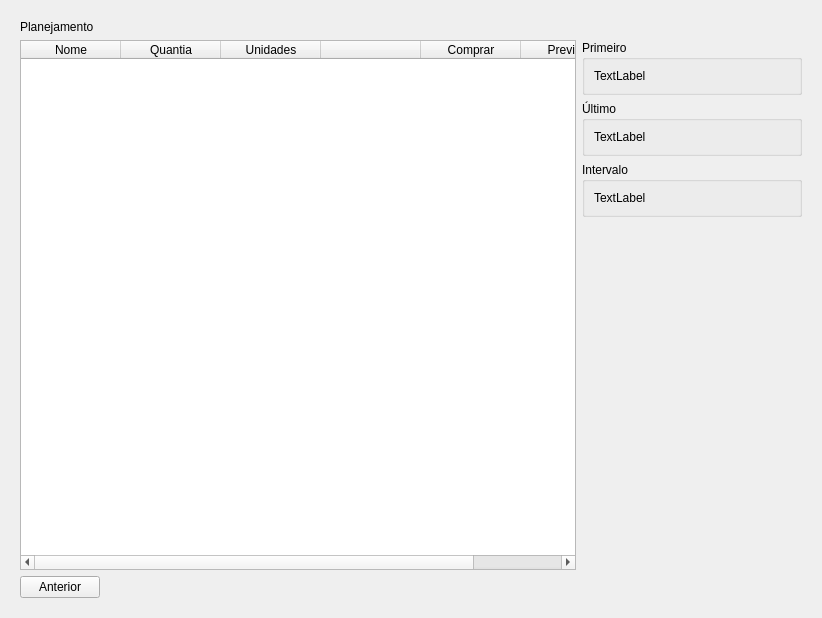
<?xml version="1.0" encoding="UTF-8"?>
<ui version="4.0">
 <class>Dialog</class>
 <widget class="QDialog" name="Dialog">
  <property name="geometry">
   <rect>
    <x>0</x>
    <y>0</y>
    <width>822</width>
    <height>618</height>
   </rect>
  </property>
  <property name="windowTitle">
   <string>Item</string>
  </property>
  <layout class="QVBoxLayout" name="verticalLayout">
   <item>
    <widget class="QStackedWidget" name="stackedWidget">
     <property name="currentIndex">
      <number>2</number>
     </property>
     <widget class="QWidget" name="selecionarPage">
      <layout class="QVBoxLayout" name="verticalLayout_2">
       <item>
        <widget class="QLabel" name="label">
         <property name="text">
          <string>Selecione os itens para comprar juntos</string>
         </property>
        </widget>
       </item>
       <item>
        <widget class="QTreeWidget" name="treeWidget">
         <attribute name="headerVisible">
          <bool>false</bool>
         </attribute>
         <column>
          <property name="text">
           <string notr="true">1</string>
          </property>
         </column>
        </widget>
       </item>
       <item>
        <layout class="QHBoxLayout" name="horizontalLayout">
         <item>
          <spacer name="horizontalSpacer">
           <property name="orientation">
            <enum>Qt::Horizontal</enum>
           </property>
           <property name="sizeHint" stdset="0">
            <size>
             <width>40</width>
             <height>20</height>
            </size>
           </property>
          </spacer>
         </item>
         <item>
          <widget class="QPushButton" name="botaoProximo1">
           <property name="text">
            <string>Próximo</string>
           </property>
          </widget>
         </item>
        </layout>
       </item>
      </layout>
     </widget>
     <widget class="QWidget" name="estoquePage">
      <layout class="QVBoxLayout" name="verticalLayout_3">
       <item>
        <widget class="QLabel" name="label_2">
         <property name="text">
          <string>Estoque</string>
         </property>
        </widget>
       </item>
       <item>
        <widget class="QTableWidget" name="tabelaEstoque">
         <column>
          <property name="text">
           <string>Nome</string>
          </property>
         </column>
         <column>
          <property name="text">
           <string>Quantia</string>
          </property>
         </column>
         <column>
          <property name="text">
           <string>Unidades</string>
          </property>
         </column>
         <column>
          <property name="text">
           <string/>
          </property>
         </column>
         <column>
          <property name="text">
           <string>Estoque</string>
          </property>
         </column>
        </widget>
       </item>
       <item>
        <layout class="QHBoxLayout" name="horizontalLayout_2">
         <item>
          <widget class="QPushButton" name="botaoAnterior1">
           <property name="text">
            <string>Anterior</string>
           </property>
          </widget>
         </item>
         <item>
          <spacer name="horizontalSpacer_2">
           <property name="orientation">
            <enum>Qt::Horizontal</enum>
           </property>
           <property name="sizeHint" stdset="0">
            <size>
             <width>40</width>
             <height>20</height>
            </size>
           </property>
          </spacer>
         </item>
         <item>
          <widget class="QPushButton" name="botaoProximo2">
           <property name="text">
            <string>Próximo</string>
           </property>
          </widget>
         </item>
        </layout>
       </item>
      </layout>
     </widget>
     <widget class="QWidget" name="planejamentoPage">
      <layout class="QVBoxLayout" name="verticalLayout_8">
       <item>
        <widget class="QLabel" name="label_3">
         <property name="text">
          <string>Planejamento</string>
         </property>
        </widget>
       </item>
       <item>
        <layout class="QHBoxLayout" name="horizontalLayout_4">
         <item>
          <widget class="QTableWidget" name="tabelaPlanejamento">
           <column>
            <property name="text">
             <string>Nome</string>
            </property>
           </column>
           <column>
            <property name="text">
             <string>Quantia</string>
            </property>
           </column>
           <column>
            <property name="text">
             <string>Unidades</string>
            </property>
           </column>
           <column>
            <property name="text">
             <string/>
            </property>
           </column>
           <column>
            <property name="text">
             <string>Comprar</string>
            </property>
           </column>
           <column>
            <property name="text">
             <string>Previsão</string>
            </property>
           </column>
          </widget>
         </item>
         <item>
          <layout class="QVBoxLayout" name="verticalLayout_7">
           <item>
            <widget class="QGroupBox" name="groupBox">
             <property name="minimumSize">
              <size>
               <width>220</width>
               <height>0</height>
              </size>
             </property>
             <property name="title">
              <string>Primeiro</string>
             </property>
             <layout class="QVBoxLayout" name="verticalLayout_5">
              <item>
               <widget class="QLabel" name="labelPrimeiro">
                <property name="text">
                 <string>TextLabel</string>
                </property>
               </widget>
              </item>
             </layout>
            </widget>
           </item>
           <item>
            <widget class="QGroupBox" name="groupBox_2">
             <property name="minimumSize">
              <size>
               <width>220</width>
               <height>0</height>
              </size>
             </property>
             <property name="title">
              <string>Último</string>
             </property>
             <layout class="QVBoxLayout" name="verticalLayout_4">
              <item>
               <widget class="QLabel" name="labelUltimo">
                <property name="text">
                 <string>TextLabel</string>
                </property>
               </widget>
              </item>
             </layout>
            </widget>
           </item>
           <item>
            <widget class="QGroupBox" name="groupBox_3">
             <property name="minimumSize">
              <size>
               <width>220</width>
               <height>0</height>
              </size>
             </property>
             <property name="title">
              <string>Intervalo</string>
             </property>
             <layout class="QVBoxLayout" name="verticalLayout_6">
              <item>
               <widget class="QLabel" name="labelIntervalo">
                <property name="text">
                 <string>TextLabel</string>
                </property>
               </widget>
              </item>
             </layout>
            </widget>
           </item>
           <item>
            <spacer name="verticalSpacer_2">
             <property name="orientation">
              <enum>Qt::Vertical</enum>
             </property>
             <property name="sizeHint" stdset="0">
              <size>
               <width>20</width>
               <height>40</height>
              </size>
             </property>
            </spacer>
           </item>
          </layout>
         </item>
        </layout>
       </item>
       <item>
        <layout class="QHBoxLayout" name="horizontalLayout_3">
         <item>
          <widget class="QPushButton" name="botaoAnterior2">
           <property name="text">
            <string>Anterior</string>
           </property>
          </widget>
         </item>
         <item>
          <spacer name="horizontalSpacer_3">
           <property name="orientation">
            <enum>Qt::Horizontal</enum>
           </property>
           <property name="sizeHint" stdset="0">
            <size>
             <width>40</width>
             <height>20</height>
            </size>
           </property>
          </spacer>
         </item>
        </layout>
       </item>
      </layout>
     </widget>
    </widget>
   </item>
  </layout>
 </widget>
 <resources/>
 <connections/>
</ui>
